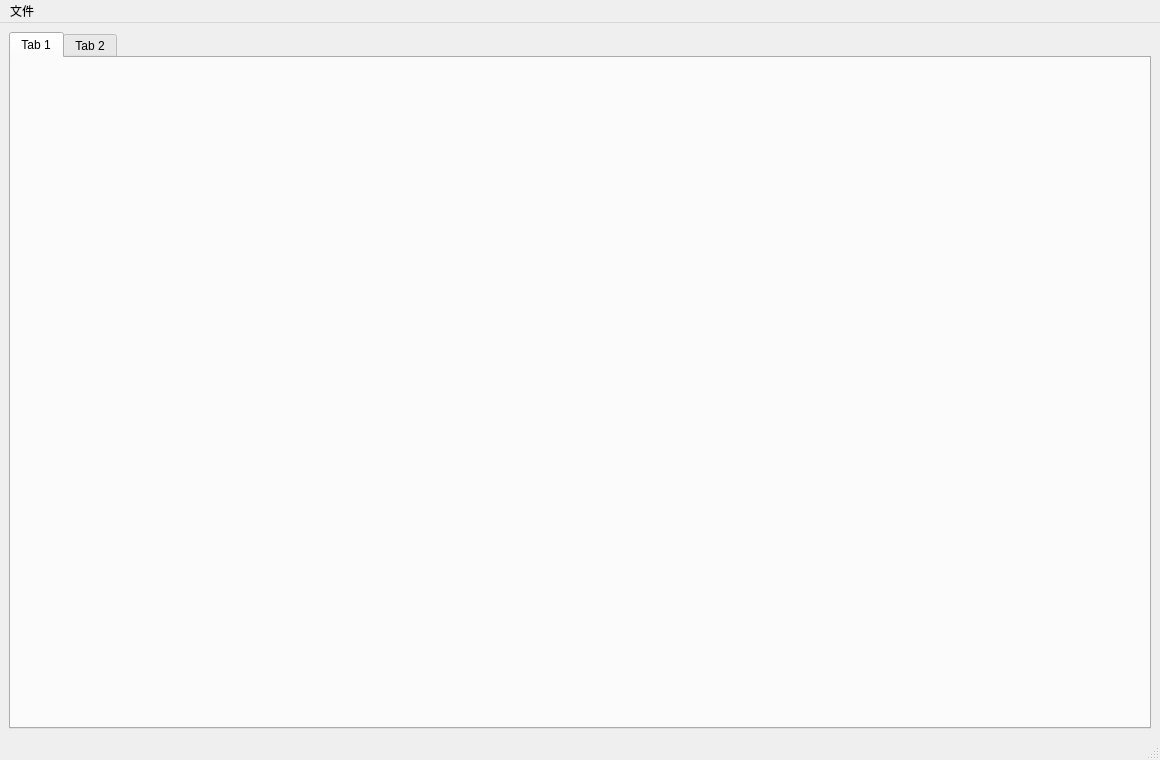
<?xml version="1.0" encoding="UTF-8"?>
<ui version="4.0">
 <class>MainWindow</class>
 <widget class="QMainWindow" name="MainWindow">
  <property name="geometry">
   <rect>
    <x>0</x>
    <y>0</y>
    <width>1160</width>
    <height>760</height>
   </rect>
  </property>
  <property name="windowTitle">
   <string>MainWindow</string>
  </property>
  <widget class="QWidget" name="centralwidget">
   <layout class="QGridLayout" name="gridLayout">
    <item row="0" column="0">
     <widget class="QTabWidget" name="tabWidget">
      <property name="sizePolicy">
       <sizepolicy hsizetype="Preferred" vsizetype="Preferred">
        <horstretch>0</horstretch>
        <verstretch>0</verstretch>
       </sizepolicy>
      </property>
      <property name="currentIndex">
       <number>0</number>
      </property>
      <widget class="QWidget" name="tab">
       <attribute name="title">
        <string>Tab 1</string>
       </attribute>
      </widget>
      <widget class="QWidget" name="tab_2">
       <attribute name="title">
        <string>Tab 2</string>
       </attribute>
      </widget>
     </widget>
    </item>
   </layout>
  </widget>
  <widget class="QMenuBar" name="menubar">
   <property name="geometry">
    <rect>
     <x>0</x>
     <y>0</y>
     <width>1160</width>
     <height>24</height>
    </rect>
   </property>
   <widget class="QMenu" name="file">
    <property name="title">
     <string>文件</string>
    </property>
    <addaction name="actionNewFile"/>
    <addaction name="actionOpenFile"/>
    <addaction name="actionProjSetting"/>
    <addaction name="actionExport"/>
   </widget>
   <addaction name="file"/>
  </widget>
  <widget class="QStatusBar" name="statusbar"/>
  <action name="actionNewFile">
   <property name="text">
    <string>新建</string>
   </property>
  </action>
  <action name="actionPathSetting">
   <property name="text">
    <string>路径</string>
   </property>
  </action>
  <action name="actionOpenFile">
   <property name="text">
    <string>打开</string>
   </property>
  </action>
  <action name="actionProjSetting">
   <property name="text">
    <string>工程设置</string>
   </property>
  </action>
  <action name="actionExport">
   <property name="text">
    <string>导出</string>
   </property>
   <property name="shortcut">
    <string>Ctrl+Alt+S</string>
   </property>
  </action>
 </widget>
 <resources/>
 <connections/>
</ui>
